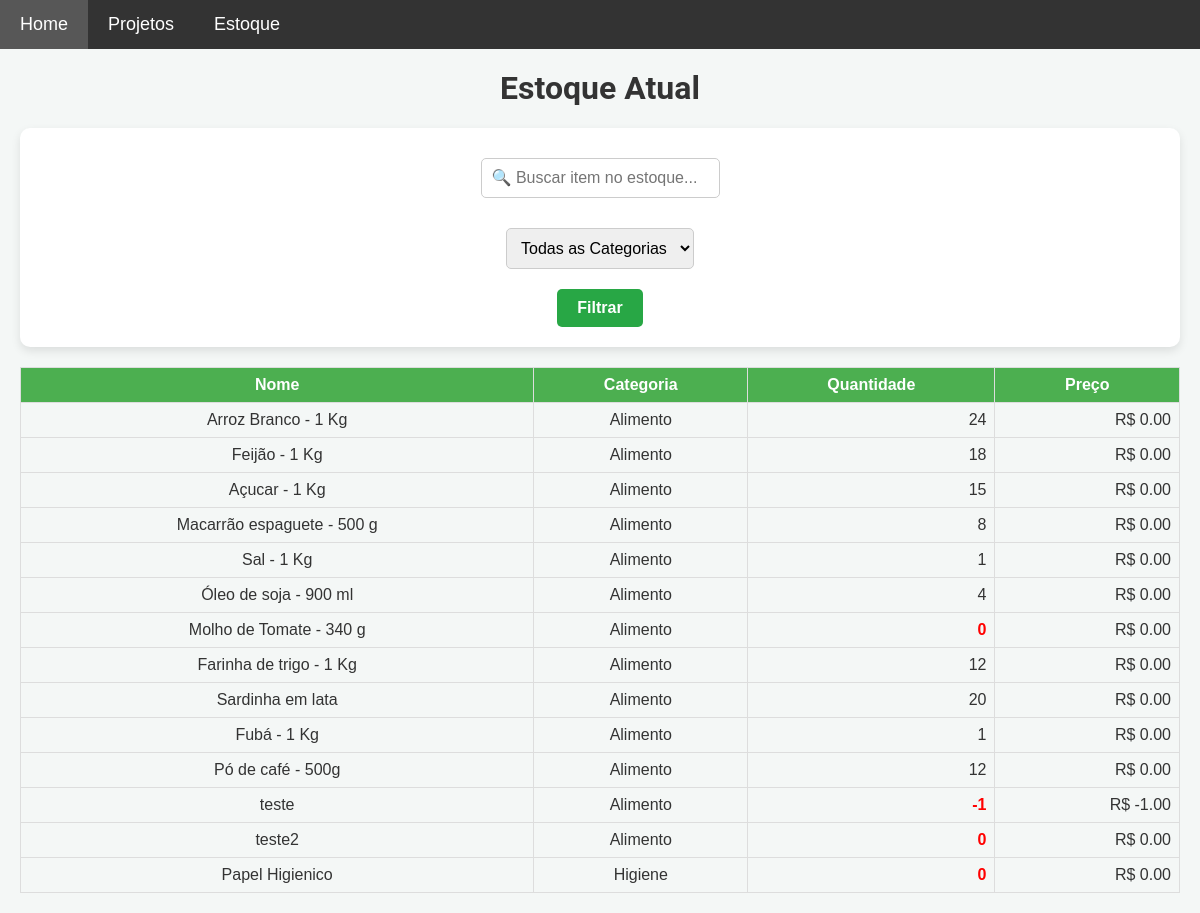
Page /estoque on the earlier database version.
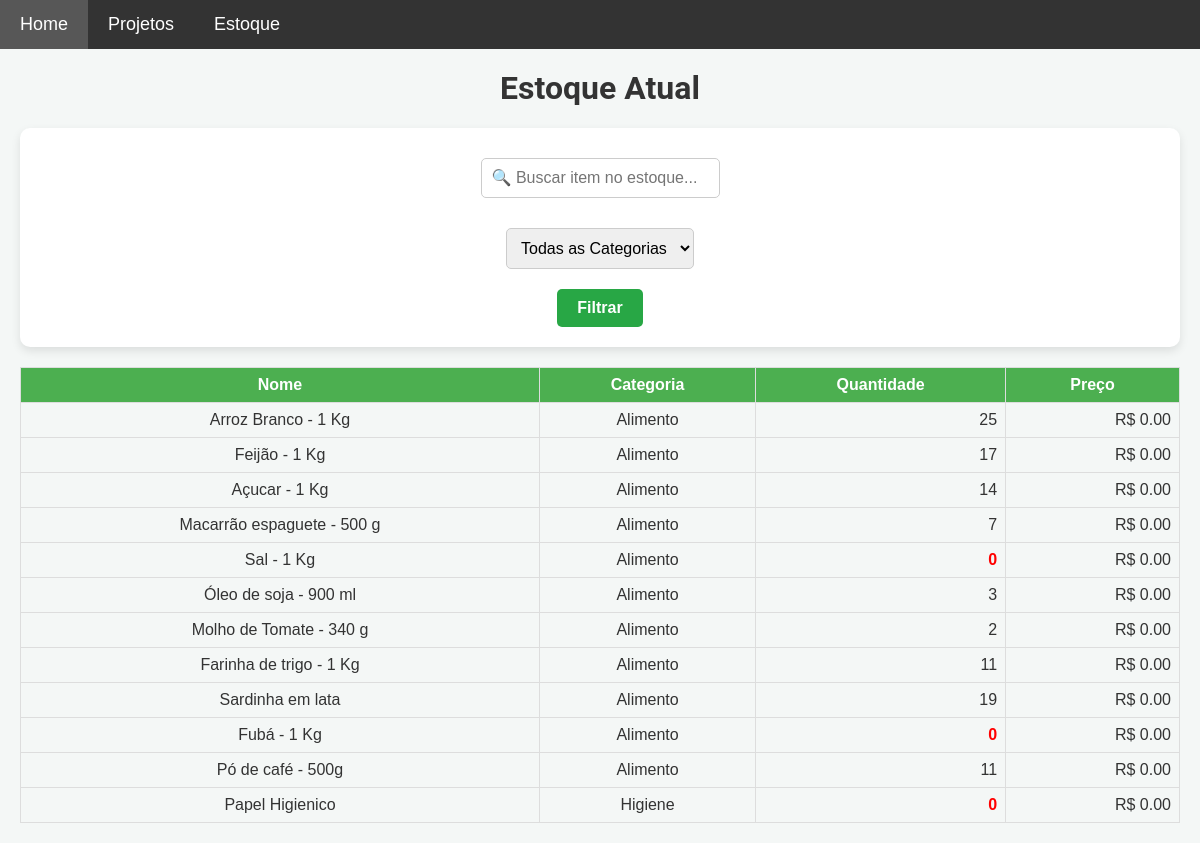
Same page on the later database version.
### models.py (models this page shows)
class Item(db.Model):
    __table_args__ = {'extend_existing': True}  # Estende a tabela existente ao invés de tentar recriá-la
    id = db.Column(db.Integer, primary_key=True)
    nome = db.Column(db.String(100), nullable=False)
    descricao = db.Column(db.Text, nullable=False)
    categoria = db.Column(db.String(50), nullable=False)
    quantidade = db.Column(db.Integer, nullable=False, default=0)
    preco = db.Column(db.Float, nullable=False)

### app.py (the view)
@app.route('/estoque')
def estoque_atual():
    busca = request.args.get('busca', '')  # Termo de busca, se houver
    categoria = request.args.get('categoria', '')  # Categoria selecionada, se houver
    itens = Item.query.all()
    if busca:
        busca_sem_acentos = remover_acentos(busca).lower()
        itens = [item for item in itens if busca_sem_acentos in remover_acentos(item.nome).lower()]
    if categoria and categoria != 'todas':
        itens = [item for item in itens if item.categoria == categoria]
    categorias = list(set([item.categoria for item in Item.query.all()]))
    return render_template('estoque_atual.html', itens=itens, categorias=categorias)

### templates/estoque_atual.html (shortened to what this page needs)
{% extends 'base.html' %}
{% block content %}
<h1>Estoque Atual</h1>
<form id="search-form" method="GET" action="/estoque" class="search-form">
    <div class="form-group">
        <input type="text" name="busca" id="search" placeholder="🔍 Buscar item no estoque..." value="{{ request.args.get('busca', '') }}">
    </div>
    <div class="form-group">
        <select name="categoria" id="categoria">
            <option value="todas">Todas as Categorias</option>
        </select>
    </div>
    <div class="form-group">
        <button type="submit"> Filtrar</button>
    </div>
</form>
{% if itens %}
<table class="estoque-table" id="estoqueTable" data-sort-direction="asc">
    <thead>
        <tr>
            <th>Nome </th>
            <th>Categoria </th>
            <th>Quantidade </th>
            <th>Preço </th>
        </tr>
    </thead>
    <tbody>
        {% for item in itens %}
        <tr>
            <td>{{ item.nome }}</td>
            <td>{{ item.categoria }}</td>
            <td class="{{ 'alerta' if item.quantidade <= 0 else '' }}">{{ item.quantidade }}</td>
            <td>R$ {{ '%.2f' | format(item.preco) }}</td>
        </tr>
        {% endfor %}
    </tbody>
</table>
{% else %}
    <p class="mensagens danger">Nenhum item encontrado.</p>
{% endif %}
{% endblock %}

### templates/base.html (shortened to what this page needs)
<!DOCTYPE html>
<html lang="pt-BR">
<head>
    <link rel="stylesheet" href="{{ url_for('static', filename='css/style.css') }}">
</head>
<body>
    <nav class="navbar">
        <ul class="main-menu">
            <li><a href="{{ url_for('home') }}">Home</a></li>
            <li class="dropdown">
                <a href="javascript:void(0)" class="dropbtn">Projetos</a>
            </li>
            <li class="dropdown">
                <a href="javascript:void(0)" class="dropbtn">Estoque</a>
            </li>
        </ul>
    </nav>
    <div class="content">
        {% block content %}{% endblock %}
    </div>
</body>
</html>

### static/css/style.css (style rules this page uses)
body { font-family: 'Roboto', sans-serif; background-color: #f4f7f6; margin: 0; padding: 0; color: #333; }
h1, h3 { text-align: center; margin-top: 0; }
a { text-decoration: none; color: white; transition: background-color 0.3s ease; }
.content { padding: 20px; }
form { background-color: white; padding: 20px; border-radius: 10px; box-shadow: 0 4px 10px rgba(0, 0, 0, 0.1); margin-bottom: 20px; }
input[type="text"], input[type="date"], textarea, select { width: 100%; padding: 10px; margin: 10px 0; border: 1px solid #ccc; border-radius: 5px; font-size: 16px; box-sizing: border-box; }
form input[type="text"], form input[type="date"] { max-width: 200px; display: inline-block; margin-right: 10px; }
button { padding: 10px 20px; background-color: #28a745; color: white; border: none; border-radius: 5px; font-size: 16px; font-weight: bold; cursor: pointer; transition: background-color 0.3s ease; }
.estoque-table { width: 100%; border-collapse: collapse; margin-top: 20px; font-family: Arial, sans-serif; }
.estoque-table th, .estoque-table td { border: 1px solid #ddd; padding: 8px; }
.estoque-table th { background-color: #4CAF50; color: white; text-align: center; font-weight: bold; }
.estoque-table td { text-align: center; }
.estoque-table td:nth-child(3), .estoque-table td:nth-child(4) { text-align: right; }
.estoque-table td.alerta { color: red; font-weight: bold; }
.navbar { background-color: #333; font-family: Arial, sans-serif; display: flex; align-items: center; position: relative; z-index: 1000; }
.navbar ul { list-style-type: none; margin: 0; padding: 0; display: flex; flex-wrap: wrap; }
.navbar ul li { position: relative; }
.navbar ul.main-menu > li > a { display: block; color: white; text-align: center; padding: 14px 20px; text-decoration: none; font-size: 18px; }
.form-group { flex: 1; margin-right: 20px; }
.form-group:last-child { margin-right: 0; }
input[type="text"], input[type="date"], textarea, select { width: 100%; padding: 10px; margin-bottom: 10px; border: 1px solid #ccc; border-radius: 5px; font-size: 16px; }
.search-form { display: flex; align-items: center; justify-content: center; flex-wrap: wrap; margin-bottom: 20px; }
.search-form .form-group { margin-right: 10px; }
.search-form .form-group:last-child { margin-right: 0; }
.search-form input[type="text"] { width: 1500px; max-width: 100%; padding: 10px; font-size: 16px; }
.search-form select { width: 200px; padding: 10px; font-size: 16px; }
.search-form button { padding: 10px 20px; font-size: 16px; background-color: #28a745; color: white; border: none; border-radius: 5px; cursor: pointer; }
@media (max-width: 1600px) { .search-form { flex-direction: column; align-items: center; } }
@media (max-width: 1600px) { .search-form .form-group { margin-right: 0; margin-bottom: 10px; } }
@media (max-width: 1600px) { .search-form .form-group:last-child { margin-bottom: 0; } }
@media (max-width: 1600px) { .search-form input[type="text"] { width: 100%; } }
@media (max-width: 1600px) { .search-form select, .search-form button { width: auto; } }

Differences in the rows shown:
removed Item: nome "teste", categoria "Alimento", quantidade "-1", preco "-1.00"
removed Item: nome "teste2", categoria "Alimento", quantidade "0", preco "0.00"
changed Item "Arroz Branco - 1 Kg": quantidade "24" → "25"
changed Item "Feijão - 1 Kg": quantidade "18" → "17"
changed Item "Açucar - 1 Kg": quantidade "15" → "14"
changed Item "Macarrão espaguete - 500 g": quantidade "8" → "7"
changed Item "Sal - 1 Kg": quantidade "1" → "0"
changed Item "Óleo de soja - 900 ml": quantidade "4" → "3"
changed Item "Molho de Tomate - 340 g": quantidade "0" → "2"
changed Item "Farinha de trigo - 1 Kg": quantidade "12" → "11"
changed Item "Sardinha em lata": quantidade "20" → "19"
changed Item "Fubá - 1 Kg": quantidade "1" → "0"
changed Item "Pó de café - 500g": quantidade "12" → "11"
